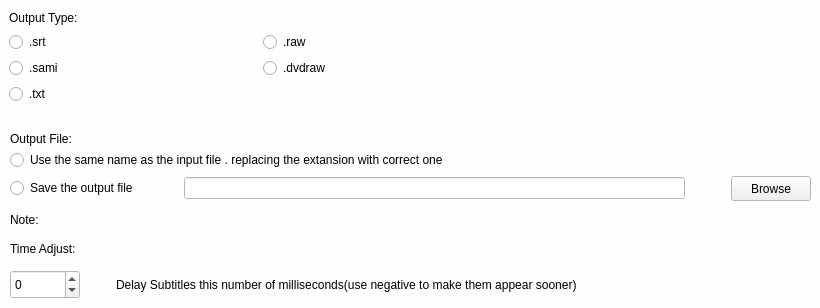
      <widget class="QWidget" name="tab_3">
       <property name="palette">
        <palette>
         <active>
          <colorrole role="Base">
           <brush brushstyle="SolidPattern">
            <color alpha="255">
             <red>255</red>
             <green>255</green>
             <blue>255</blue>
            </color>
           </brush>
          </colorrole>
          <colorrole role="Window">
           <brush brushstyle="SolidPattern">
            <color alpha="255">
             <red>255</red>
             <green>254</green>
             <blue>253</blue>
            </color>
           </brush>
          </colorrole>
         </active>
         <inactive>
          <colorrole role="Base">
           <brush brushstyle="SolidPattern">
            <color alpha="255">
             <red>255</red>
             <green>255</green>
             <blue>255</blue>
            </color>
           </brush>
          </colorrole>
          <colorrole role="Window">
           <brush brushstyle="SolidPattern">
            <color alpha="255">
             <red>255</red>
             <green>254</green>
             <blue>253</blue>
            </color>
           </brush>
          </colorrole>
         </inactive>
         <disabled>
          <colorrole role="Base">
           <brush brushstyle="SolidPattern">
            <color alpha="255">
             <red>255</red>
             <green>254</green>
             <blue>253</blue>
            </color>
           </brush>
          </colorrole>
          <colorrole role="Window">
           <brush brushstyle="SolidPattern">
            <color alpha="255">
             <red>255</red>
             <green>254</green>
             <blue>253</blue>
            </color>
           </brush>
          </colorrole>
         </disabled>
        </palette>
       </property>
       <attribute name="title">
        <string>Output(1)</string>
       </attribute>
       <widget class="QWidget" name="verticalLayoutWidget">
        <property name="geometry">
         <rect>
          <x>9</x>
          <y>32</y>
          <width>611</width>
          <height>82</height>
         </rect>
        </property>
        <layout class="QVBoxLayout" name="verticalLayout_3">
         <item>
          <layout class="QFormLayout" name="formLayout_2">
           <property name="fieldGrowthPolicy">
            <enum>QFormLayout::AllNonFixedFieldsGrow</enum>
           </property>
           <property name="horizontalSpacing">
            <number>200</number>
           </property>
           <item row="0" column="0">
            <widget class="QRadioButton" name="radioButton">
             <property name="text">
              <string>.srt</string>
             </property>
             <attribute name="buttonGroup">
              <string notr="true">buttonGroup_10</string>
             </attribute>
            </widget>
           </item>
           <item row="0" column="1">
            <widget class="QRadioButton" name="radioButton_3">
             <property name="text">
              <string>.raw</string>
             </property>
             <attribute name="buttonGroup">
              <string notr="true">buttonGroup_10</string>
             </attribute>
            </widget>
           </item>
           <item row="1" column="0">
            <widget class="QRadioButton" name="radioButton_2">
             <property name="text">
              <string>.sami</string>
             </property>
             <attribute name="buttonGroup">
              <string notr="true">buttonGroup_10</string>
             </attribute>
            </widget>
           </item>
           <item row="1" column="1">
            <widget class="QRadioButton" name="radioButton_4">
             <property name="text">
              <string>.dvdraw</string>
             </property>
             <attribute name="buttonGroup">
              <string notr="true">buttonGroup_10</string>
             </attribute>
            </widget>
           </item>
           <item row="2" column="0">
            <widget class="QRadioButton" name="radioButton_5">
             <property name="text">
              <string>.txt</string>
             </property>
             <attribute name="buttonGroup">
              <string notr="true">buttonGroup_10</string>
             </attribute>
            </widget>
           </item>
          </layout>
         </item>
        </layout>
       </widget>
       <widget class="QWidget" name="verticalLayoutWidget_2">
        <property name="geometry">
         <rect>
          <x>10</x>
          <y>150</y>
          <width>801</width>
          <height>82</height>
         </rect>
        </property>
        <layout class="QVBoxLayout" name="verticalLayout_6">
         <item>
          <widget class="QRadioButton" name="radioButton_6">
           <property name="text">
            <string>Use the same name as the input file . replacing the extansion with correct one</string>
           </property>
           <attribute name="buttonGroup">
            <string notr="true">buttonGroup_11</string>
           </attribute>
          </widget>
         </item>
         <item>
          <layout class="QHBoxLayout" name="horizontalLayout_4">
           <property name="spacing">
            <number>6</number>
           </property>
           <property name="sizeConstraint">
            <enum>QLayout::SetMinimumSize</enum>
           </property>
           <property name="bottomMargin">
            <number>0</number>
           </property>
           <item>
            <widget class="QRadioButton" name="radioButton_7">
             <property name="text">
              <string>Save the output file</string>
             </property>
             <attribute name="buttonGroup">
              <string notr="true">buttonGroup_11</string>
             </attribute>
            </widget>
           </item>
           <item>
            <spacer name="horizontalSpacer_12">
             <property name="orientation">
              <enum>Qt::Horizontal</enum>
             </property>
             <property name="sizeType">
              <enum>QSizePolicy::Maximum</enum>
             </property>
             <property name="sizeHint" stdset="0">
              <size>
               <width>40</width>
               <height>20</height>
              </size>
             </property>
            </spacer>
           </item>
           <item>
            <widget class="QLineEdit" name="lineEdit_11"/>
           </item>
           <item>
            <spacer name="horizontalSpacer_2">
             <property name="orientation">
              <enum>Qt::Horizontal</enum>
             </property>
             <property name="sizeType">
              <enum>QSizePolicy::Fixed</enum>
             </property>
             <property name="sizeHint" stdset="0">
              <size>
               <width>40</width>
               <height>0</height>
              </size>
             </property>
            </spacer>
           </item>
           <item>
            <widget class="QPushButton" name="pushButton_3">
             <property name="maximumSize">
              <size>
               <width>100</width>
               <height>30</height>
              </size>
             </property>
             <property name="text">
              <string>Browse</string>
             </property>
            </widget>
           </item>
          </layout>
         </item>
         <item>
          <widget class="QLabel" name="label_9">
           <property name="text">
            <string>Note:</string>
           </property>
          </widget>
         </item>
        </layout>
       </widget>
       <widget class="QLabel" name="label_6">
        <property name="geometry">
         <rect>
          <x>9</x>
          <y>9</y>
          <width>90</width>
          <height>17</height>
         </rect>
        </property>
        <property name="text">
         <string>Output Type:</string>
        </property>
       </widget>
       <widget class="QLabel" name="label_7">
        <property name="geometry">
         <rect>
          <x>10</x>
          <y>130</y>
          <width>82</width>
          <height>17</height>
         </rect>
        </property>
        <property name="text">
         <string>Output File:</string>
        </property>
       </widget>
       <widget class="QWidget" name="horizontalLayoutWidget_3">
        <property name="geometry">
         <rect>
          <x>10</x>
          <y>270</y>
          <width>701</width>
          <height>29</height>
         </rect>
        </property>
        <layout class="QHBoxLayout" name="horizontalLayout_3">
         <item>
          <widget class="QSpinBox" name="spinBox">
           <property name="maximumSize">
            <size>
             <width>70</width>
             <height>30</height>
            </size>
           </property>
           <property name="minimum">
            <number>-10000</number>
           </property>
           <property name="maximum">
            <number>10000</number>
           </property>
          </widget>
         </item>
         <item>
          <spacer name="horizontalSpacer_3">
           <property name="orientation">
            <enum>Qt::Horizontal</enum>
           </property>
           <property name="sizeType">
            <enum>QSizePolicy::Fixed</enum>
           </property>
           <property name="sizeHint" stdset="0">
            <size>
             <width>30</width>
             <height>20</height>
            </size>
           </property>
          </spacer>
         </item>
         <item>
          <widget class="QLabel" name="label_10">
           <property name="text">
            <string>Delay Subtitles this number of milliseconds(use negative to make them appear sooner)</string>
           </property>
          </widget>
         </item>
        </layout>
       </widget>
       <widget class="QLabel" name="label_8">
        <property name="geometry">
         <rect>
          <x>10</x>
          <y>240</y>
          <width>85</width>
          <height>17</height>
         </rect>
        </property>
        <property name="text">
         <string>Time Adjust:</string>
        </property>
       </widget>
      </widget>
